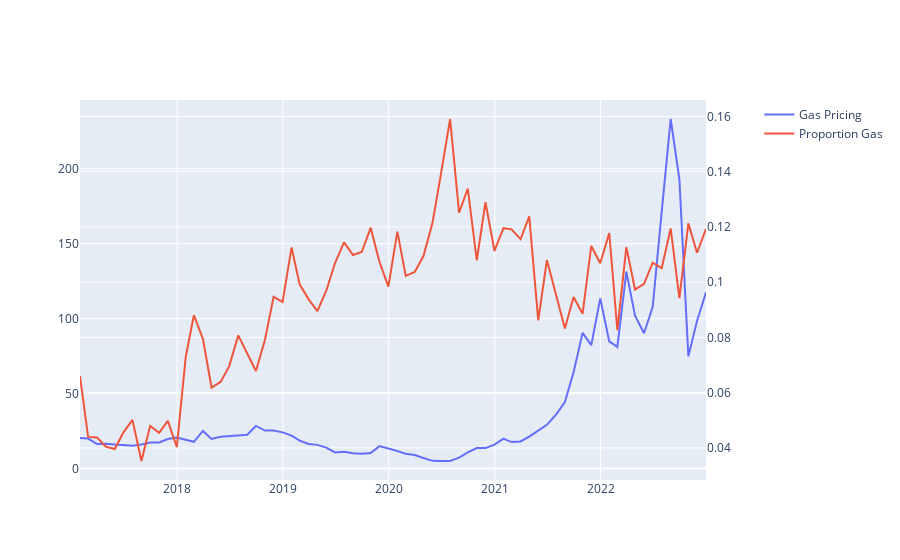

The notebook cell saved with this chart:
### Markdown cell above
## Germany

### Code cell
gen_df = gen_read_clean("Germany")
combined_data = combine_dfs("Germany", gen_df, freq="1M")
# print(combined_data)
fig = make_subplots(specs=[[{"secondary_y": True}]])

fig.add_trace(
        go.Scatter(x=combined_data["Start"], y=combined_data["Last Price"], name="Gas Pricing"), secondary_y= False
)

fig.add_trace(
        go.Scatter(x=combined_data["Start"], y=combined_data["Percent Gas"], name = "Proportion Gas"), secondary_y= True
)
